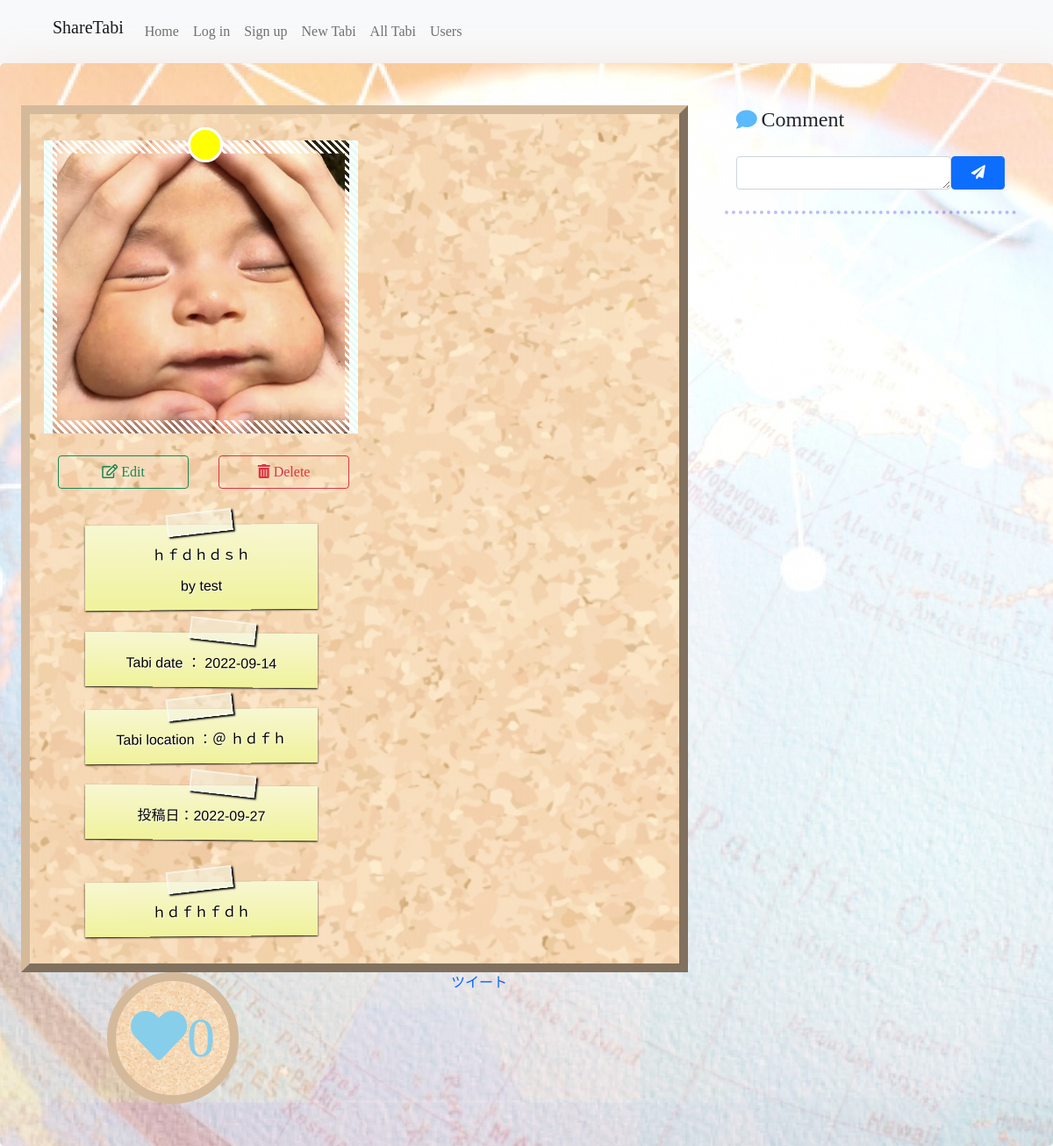
The page /travels/6 (signed in) on the database as committed earlier.
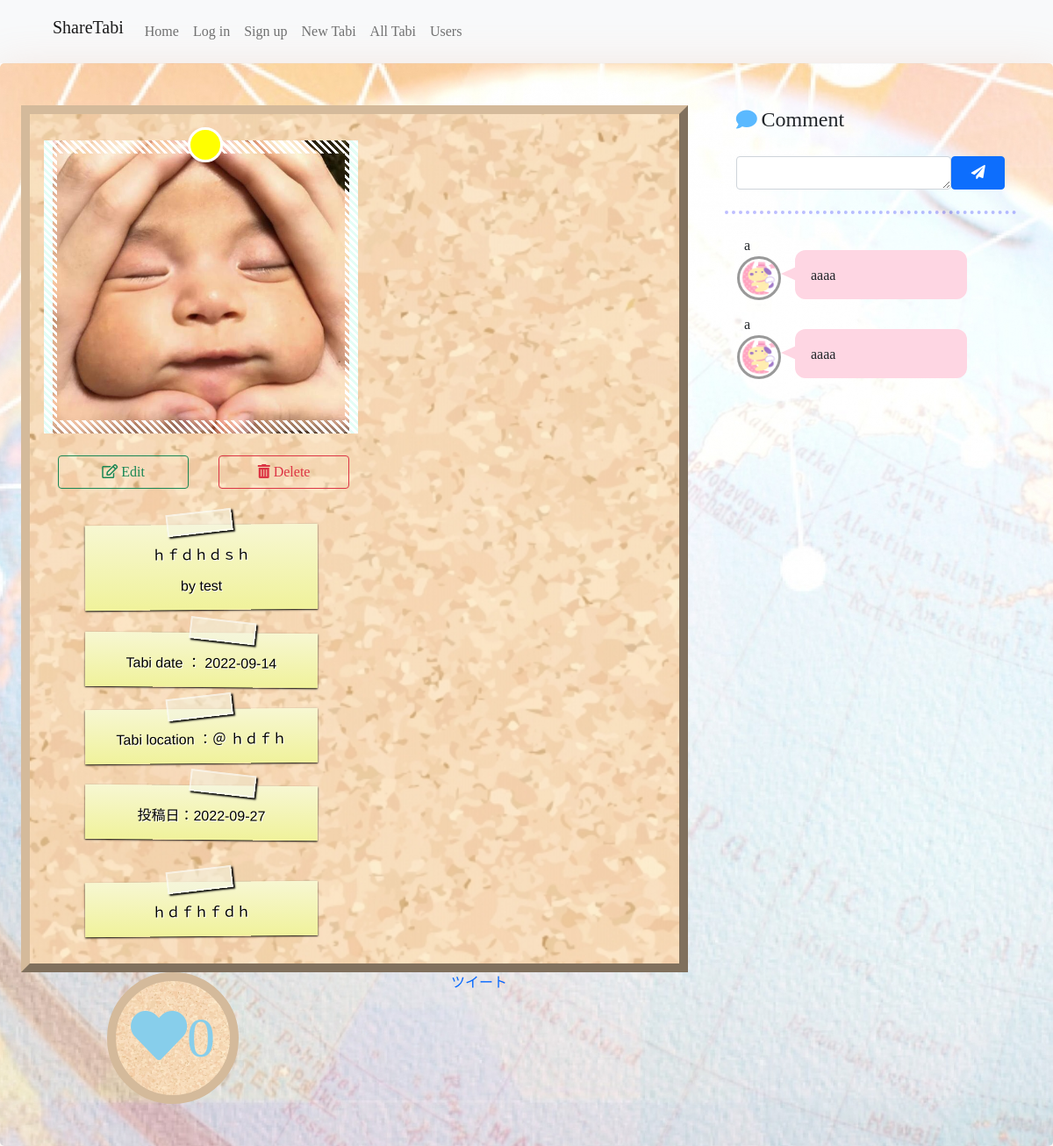
The same page on the database as committed later.
### app.py (models this page shows)
class Comment(db.Model):
    id = db.Column(db.Integer, primary_key=True)
    body = db.Column(db.String(50), nullable=False)
    user_id = db.Column(db.Integer, db.ForeignKey('user.id'), nullable=False)
    user_name = db.Column(db.String(15), nullable=False)
    travel_id = db.Column(db.Integer, db.ForeignKey('travel.id'), nullable=False)

### app.py (the view)
@app.route("/travels/<int:travel_id>", methods=["GET","POST"])
@login_required
def travel_show(travel_id):
    travel = Travel.query.get(travel_id)
    travel_user = User.query.get(travel.user_id)
    comments = Comment.query.filter(Comment.travel_id == travel_id).all()
    comments.reverse()  # コメントを新しい順にする
    comment_users=[]
    for comment in comments:
        comment_users.append(User.query.get(comment.user_id))
    favorites = Favorite.query.filter(Favorite.travel_id == travel.id).all()
    favorites_count = len(favorites)
    user_favorite = Favorite.query.filter(Favorite.travel_id == travel.id, Favorite.user_id==current_user.id).all()
    user_favorite_count =len(user_favorite)
    return render_template("show_travel.html", current_user=current_user, travel=travel, travel_user=travel_user, comment_data=zip(comments, comment_users), favorites_count=favorites_count, user_favorite_count=user_favorite_count)

### app.py (called while the page is built)
@login_manager.user_loader
def load_user(user_id):
    return User.query.get(int(user_id))

### helpers.py (called while the page is built)
def show_datetime(t):
    return t.strftime('%Y-%m-%d')

### templates/show_travel.html (shortened to what the changed rows need)
{% extends "layout.html" %}
{% block head_css %}
<link href="/static/stylesheet/show_travel.css" rel="stylesheet">
{% endblock %}
{% block main %}
<div class="container-fluid content back">
    <div class="row mx-auto py-5">
        <div class="box col-4">
            <div class="comment mt-4">
                <table class="w-100">
                    <tbody>
                        {% for comment, user in comment_data %}
                        <tr>
                            <td>
                                {% if comment.user_id == current_user.id %}
                                <div class="balloon_l">
                                    <ul>
                                        <li class="ms-2">{{ comment.user_name }}</li>
                                        <li>
                                            <div>
                                                <img src="../static/images/icon/{{ user.icon }}.png" class="icon">
                                            </div>
                                        </li>
                                    </ul>
                                    <div class="ms-3 my-auto w-100">
                                        <p class="says2 w-100">{{ comment.body }}</p>
                                    </div>
                                </div>
                                {% else %}
                                <div class="balloon_l">
                                    <ul>
                                        <li class="ms-2">{{ comment.user_name }}</li>
                                        <li>
                                            <div>
                                                <img src="../static/images/icon/{{ user.icon }}.png" class="icon">
                                            </div>
                                        </li>
                                    </ul>
                                    <div class="ms-3 my-auto w-100">
                                        <p class="says w-100">{{ comment.body }}</p>
                                    </div>
                                </div>
                                {% endif %}
                            </td>
                        </tr>
                        {% endfor %}
                    </tbody>
                </table>
            </div>
        </div>
    </div>
</div>
{% endblock %}

Rows that differ between the two databases and show on the page:
added Comment: user_name "a", body "aaaa"
added Comment: user_name "a", body "aaaa"
